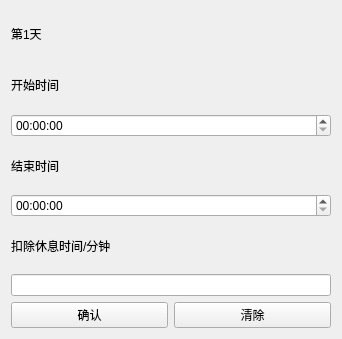
<?xml version="1.0" encoding="UTF-8"?>
<ui version="4.0">
 <class>InputTime</class>
 <widget class="QWidget" name="InputTime">
  <property name="geometry">
   <rect>
    <x>0</x>
    <y>0</y>
    <width>342</width>
    <height>339</height>
   </rect>
  </property>
  <property name="windowTitle">
   <string>Form</string>
  </property>
  <layout class="QVBoxLayout" name="verticalLayout">
   <item>
    <widget class="QLabel" name="label">
     <property name="text">
      <string>第1天</string>
     </property>
    </widget>
   </item>
   <item>
    <widget class="QLabel" name="label_2">
     <property name="text">
      <string>开始时间</string>
     </property>
    </widget>
   </item>
   <item>
    <widget class="QTimeEdit" name="timeEdit_2">
     <property name="calendarPopup">
      <bool>false</bool>
     </property>
    </widget>
   </item>
   <item>
    <widget class="QLabel" name="label_3">
     <property name="text">
      <string>结束时间</string>
     </property>
    </widget>
   </item>
   <item>
    <widget class="QTimeEdit" name="timeEdit"/>
   </item>
   <item>
    <widget class="QLabel" name="label_4">
     <property name="text">
      <string>扣除休息时间/分钟</string>
     </property>
    </widget>
   </item>
   <item>
    <widget class="QLineEdit" name="lineEdit">
     <property name="text">
      <string/>
     </property>
    </widget>
   </item>
   <item>
    <layout class="QHBoxLayout" name="horizontalLayout">
     <item>
      <widget class="QPushButton" name="pushButton_2">
       <property name="text">
        <string>确认</string>
       </property>
      </widget>
     </item>
     <item>
      <widget class="QPushButton" name="pushButton">
       <property name="text">
        <string>清除</string>
       </property>
      </widget>
     </item>
    </layout>
   </item>
  </layout>
 </widget>
 <resources/>
 <connections/>
</ui>
